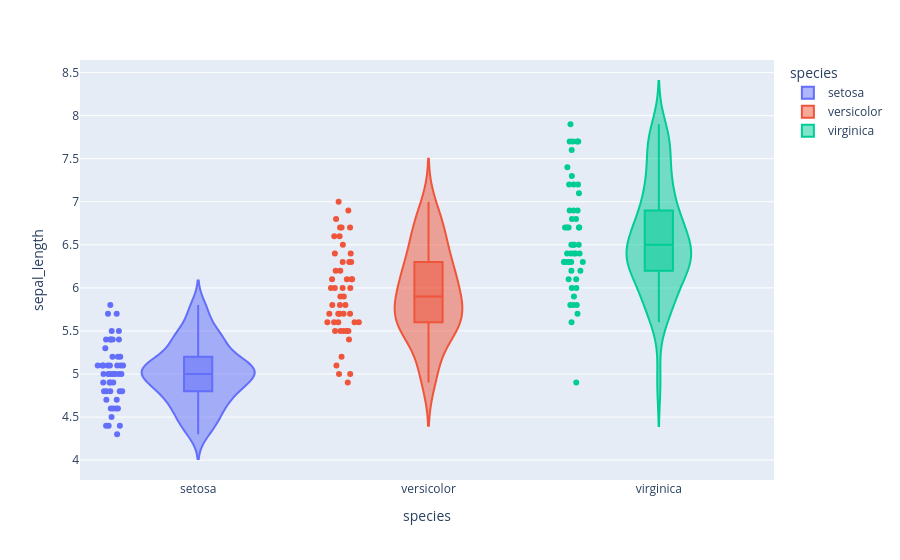

This figure's notebook cell:
### Code cell
px.violin(df, y="sepal_length", x="species", color="species", box=True, points="all")

### Figure 1 — Plotly figure (JSON) as saved in the notebook; plotly's stock layout.template omitted (floating-point values rounded to 4 significant figures)
{"data": [{"alignmentgroup": "True", "box": {"visible": true}, "hovertemplate": "species=%{x}<br>sepal_length=%{y}<extra></extra>", "legendgroup": "setosa", "marker": {"color": "#636efa"}, "name": "setosa", "offsetgroup": "setosa", "orientation": "v", "points": "all", "scalegroup": "True", "showlegend": true, "x": ["setosa", "setosa", "setosa", "setosa", "setosa", "setosa", "setosa", "setosa", "setosa", "setosa", "setosa", "setosa", "setosa", "setosa", "setosa", "setosa", "setosa", "setosa", "setosa", "setosa", "setosa", "setosa", "setosa", "setosa", "setosa", "setosa", "setosa", "setosa", "setosa", "setosa", "setosa", "setosa", "setosa", "setosa", "setosa", "setosa", "setosa", "setosa", "setosa", "setosa", "setosa", "setosa", "setosa", "setosa", "setosa", "setosa", "setosa", "setosa", "setosa", "setosa"], "x0": " ", "xaxis": "x", "y": [5.1, 4.9, 4.7, 4.6, 5.0, 5.4, 4.6, 5.0, 4.4, 4.9, 5.4, 4.8, 4.8, 4.3, 5.8, 5.7, 5.4, 5.1, 5.7, 5.1, 5.4, 5.1, 4.6, 5.1, 4.8, 5.0, 5.0, 5.2, 5.2, 4.7, 4.8, 5.4, 5.2, 5.5, 4.9, 5.0, 5.5, 4.9, 4.4, 5.1, 5.0, 4.5, 4.4, 5.0, 5.1, 4.8, 5.1, 4.6, 5.3, 5.0], "y0": " ", "yaxis": "y", "type": "violin"}, {"alignmentgroup": "True", "box": {"visible": true}, "hovertemplate": "species=%{x}<br>sepal_length=%{y}<extra></extra>", "legendgroup": "versicolor", "marker": {"color": "#EF553B"}, "name": "versicolor", "offsetgroup": "versicolor", "orientation": "v", "points": "all", "scalegroup": "True", "showlegend": true, "x": ["versicolor", "versicolor", "versicolor", "versicolor", "versicolor", "versicolor", "versicolor", "versicolor", "versicolor", "versicolor", "versicolor", "versicolor", "versicolor", "versicolor", "versicolor", "versicolor", "versicolor", "versicolor", "versicolor", "versicolor", "versicolor", "versicolor", "versicolor", "versicolor", "versicolor", "versicolor", "versicolor", "versicolor", "versicolor", "versicolor", "versicolor", "versicolor", "versicolor", "versicolor", "versicolor", "versicolor", "versicolor", "versicolor", "versicolor", "versicolor", "versicolor", "versicolor", "versicolor", "versicolor", "versicolor", "versicolor", "versicolor", "versicolor", "versicolor", "versicolor"], "x0": " ", "xaxis": "x", "y": [7.0, 6.4, 6.9, 5.5, 6.5, 5.7, 6.3, 4.9, 6.6, 5.2, 5.0, 5.9, 6.0, 6.1, 5.6, 6.7, 5.6, 5.8, 6.2, 5.6, 5.9, 6.1, 6.3, 6.1, 6.4, 6.6, 6.8, 6.7, 6.0, 5.7, 5.5, 5.5, 5.8, 6.0, 5.4, 6.0, 6.7, 6.3, 5.6, 5.5, 5.5, 6.1, 5.8, 5.0, 5.6, 5.7, 5.7, 6.2, 5.1, 5.7], "y0": " ", "yaxis": "y", "type": "violin"}, {"alignmentgroup": "True", "box": {"visible": true}, "hovertemplate": "species=%{x}<br>sepal_length=%{y}<extra></extra>", "legendgroup": "virginica", "marker": {"color": "#00cc96"}, "name": "virginica", "offsetgroup": "virginica", "orientation": "v", "points": "all", "scalegroup": "True", "showlegend": true, "x": ["virginica", "virginica", "virginica", "virginica", "virginica", "virginica", "virginica", "virginica", "virginica", "virginica", "virginica", "virginica", "virginica", "virginica", "virginica", "virginica", "virginica", "virginica", "virginica", "virginica", "virginica", "virginica", "virginica", "virginica", "virginica", "virginica", "virginica", "virginica", "virginica", "virginica", "virginica", "virginica", "virginica", "virginica", "virginica", "virginica", "virginica", "virginica", "virginica", "virginica", "virginica", "virginica", "virginica", "virginica", "virginica", "virginica", "virginica", "virginica", "virginica", "virginica"], "x0": " ", "xaxis": "x", "y": [6.3, 5.8, 7.1, 6.3, 6.5, 7.6, 4.9, 7.3, 6.7, 7.2, 6.5, 6.4, 6.8, 5.7, 5.8, 6.4, 6.5, 7.7, 7.7, 6.0, 6.9, 5.6, 7.7, 6.3, 6.7, 7.2, 6.2, 6.1, 6.4, 7.2, 7.4, 7.9, 6.4, 6.3, 6.1, 7.7, 6.3, 6.4, 6.0, 6.9, 6.7, 6.9, 5.8, 6.8, 6.7, 6.7, 6.3, 6.5, 6.2, 5.9], "y0": " ", "yaxis": "y", "type": "violin"}], "layout": {"xaxis": {"anchor": "y", "domain": [0.0, 1.0], "title": {"text": "species"}, "categoryorder": "array", "categoryarray": ["setosa", "versicolor", "virginica"]}, "yaxis": {"anchor": "x", "domain": [0.0, 1.0], "title": {"text": "sepal_length"}}, "legend": {"title": {"text": "species"}, "tracegroupgap": 0}, "margin": {"t": 60}, "violinmode": "overlay"}}
